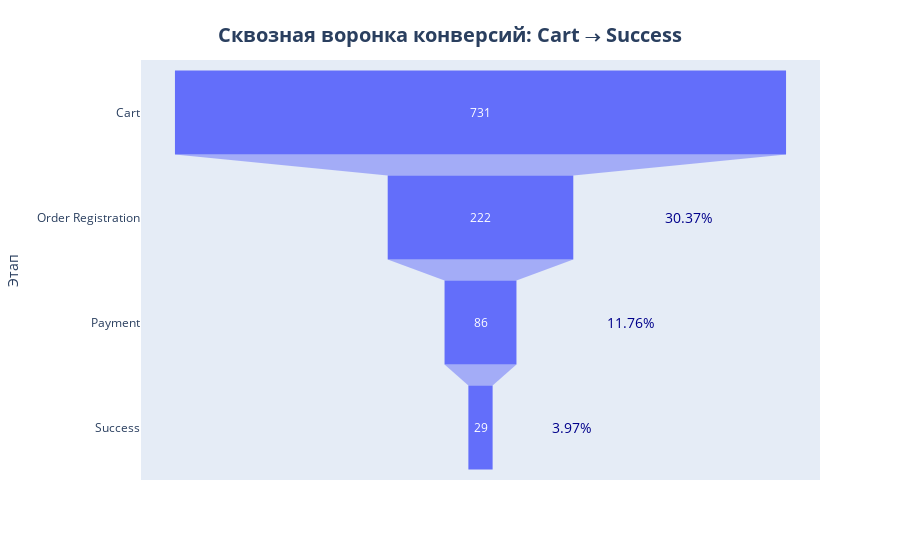

The cell this chart's notebook holds for it:
### Code cell
#визуализируем воронку
import plotly.express as px

funnel = pd.DataFrame({
    "Этап": ["Cart", "Order Registration", "Payment", "Success"],
    "Сессии": [sum(sessions_flow['cart']),  sum(sessions_flow['cart_to_order']), \
               sum(sessions_flow['order_registration_to_pay']), sum(sessions_flow['payment_to_success'])]
})
fig = px.funnel(funnel, x="Сессии", y="Этап")

fig.update_layout(
    title={
        'text': "<b>Сквозная воронка конверсий: Cart → Success</b>",
        'y': 0.95,
        'x': 0.5,
        'xanchor': 'center',
        'yanchor': 'top',
        'font': {'size': 20}
    }
)

#Добавляем подпись с конверсией 
fig.add_annotation(
    x=250,   #абсолютное значение из оси Х
    y="Order Registration", #категория из оси Y
    text=f"{round(conv1*100,2)}%",
    showarrow=False,
    xref="x",  # Привязка к оси X данных (не к области графика)
    yref="y",  #привязка к оси Y данных (у данных по оси Y категории)
    font={'size': 14, 'color': 'darkblue'}
)
#Добавляем подпись с конверсией 
fig.add_annotation(
    x=180, 
    y="Payment",
    text=f"{round(conv1*conv2*100,2)}%",
    showarrow=False,
    xref="x",  # Привязка к оси X данных (не к области графика)
    yref="y", 
    font={'size': 14, 'color': 'darkblue'}
)
#Добавляем подпись с конверсией 
fig.add_annotation(
    x=110, 
    y="Success", 
    text=f"{round(conv1*conv2*conv3*100,2)}%",
    showarrow=False,
    xref="x",  # Привязка к оси X данных (не к области графика)
    yref="y", 
    font={'size': 14, 'color': 'darkblue'}
)

fig.show()

### Figure 1 — Plotly figure (JSON) as saved in the notebook; plotly's stock layout.template omitted (floating-point values rounded to 4 significant figures)
{"data": [{"hovertemplate": "Сессии=%{x}<br>Этап=%{y}<extra></extra>", "legendgroup": "", "marker": {"color": "#636efa"}, "name": "", "orientation": "h", "showlegend": false, "type": "funnel", "x": [731, 222, 86, 29], "xaxis": "x", "y": ["Cart", "Order Registration", "Payment", "Success"], "yaxis": "y"}], "layout": {"annotations": [{"font": {"color": "darkblue", "size": 14}, "showarrow": false, "text": "30.37%", "x": 250, "xref": "x", "y": "Order Registration", "yref": "y"}, {"font": {"color": "darkblue", "size": 14}, "showarrow": false, "text": "11.76%", "x": 180, "xref": "x", "y": "Payment", "yref": "y"}, {"font": {"color": "darkblue", "size": 14}, "showarrow": false, "text": "3.97%", "x": 110, "xref": "x", "y": "Success", "yref": "y"}], "autosize": true, "legend": {"tracegroupgap": 0}, "margin": {"t": 60}, "title": {"font": {"size": 20}, "text": "<b>Сквозная воронка конверсий: Cart → Success</b>", "x": 0.5, "xanchor": "center", "y": 0.95, "yanchor": "top"}, "xaxis": {"anchor": "y", "autorange": true, "domain": [0, 1], "range": [-406.1, 406.1], "title": {"text": "Сессии"}, "type": "linear"}, "yaxis": {"anchor": "x", "autorange": true, "domain": [0, 1], "range": [3.5, -0.5], "title": {"text": "Этап"}, "type": "category"}}}
